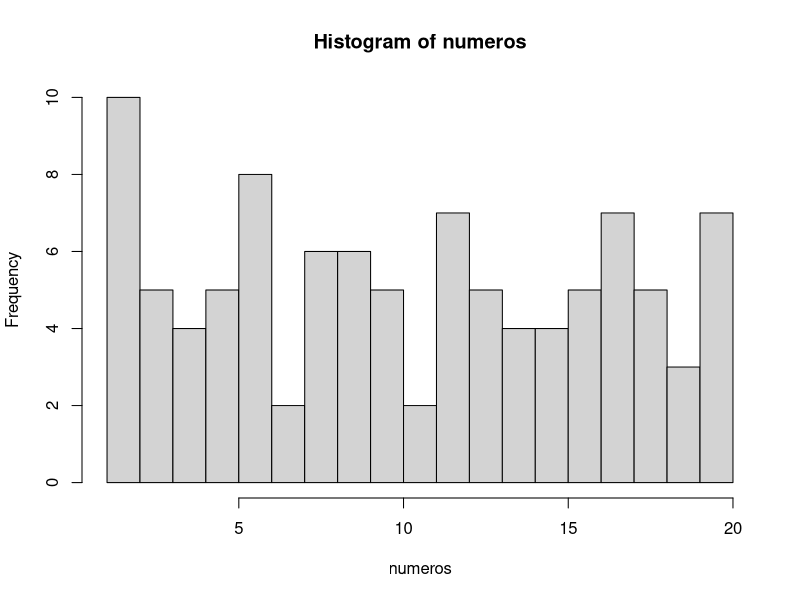

Write R code to recreate this figure.
## ---- chunk 1
numeros <- sample(1:20, 100, TRUE)
numeros

## ---- chunk 2
mediana <- median(numeros)
mediana
## ---- chunk 3
media <- mean(numeros)
media
## ---- chunk 4
# El argumento breaks nos permite dividir en histograma en las partes que queramos
hist(numeros, breaks = 20)
## ---- chunk 5
tabla.frecuencias <- data.frame(table(numeros))
tabla.frecuencias
## ---- chunk 6
# Con la función seq, creamos una secuencia de 1 a 10 en intervalos de 0.1 en 0.1
secuencia <- seq(1, 10, 0.1)
muestra <- sample(secuencia, 100, TRUE)
muestra
## ---- chunk 7
# Aquí el cálculo de la mediana 
mediana.muestra <- median(muestra)
mediana.muestra 
## ---- chunk 8
# Aquí el cálculo de la media
media.muestra <- mean(muestra)
media.muestra 
## ---- chunk 9
# Aquí el cálculo de la moda
tabla.muestra <- data.frame(table(muestra))
tabla.muestra
moda.muestra <-1.5
moda.muestra 
